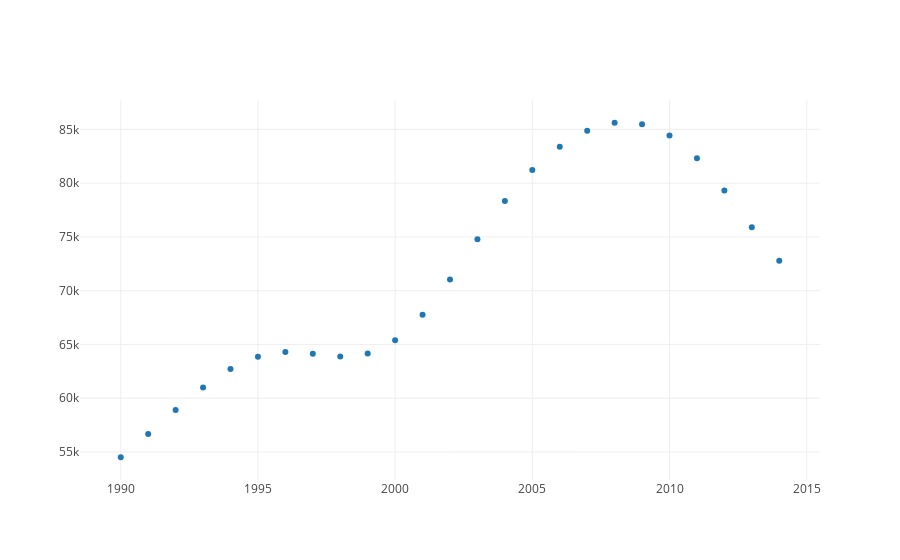

This figure's notebook cell:
### Code cell
country = 'Andorra'
indicator = 'population'# 'gdp_percap'#
trace = go.Scatter(x = nations[nations['country']==country].year ,
          y = nations[nations['country']==country][indicator],
                   #line = dict(color = '#17BECF'),
                   mode = 'markers'
          )
data = [trace]

iplot(data)

### Figure 1 — Plotly figure (JSON) as saved in the notebook; plotly's stock layout.template omitted (floating-point values rounded to 4 significant figures)
{"data": [{"mode": "markers", "type": "scatter", "uid": "dad0961c-d172-4621-9f5f-2cc347963e93", "x": [1996, 1994, 2003, 1990, 2009, 2011, 2004, 2010, 2001, 2002, 1997, 1993, 2008, 1999, 2014, 2005, 2012, 2013, 1992, 1995, 1998, 1991, 2006, 2007, 2000], "y": [64291, 62707, 74783, 54511, 85474, 82326, 78337, 84419, 67770, 71046, 64147, 61003, 85616, 64161, 72786, 81223, 79316, 75902, 58904, 63854, 63888, 56674, 83373, 84878, 65399]}], "layout": {}}
